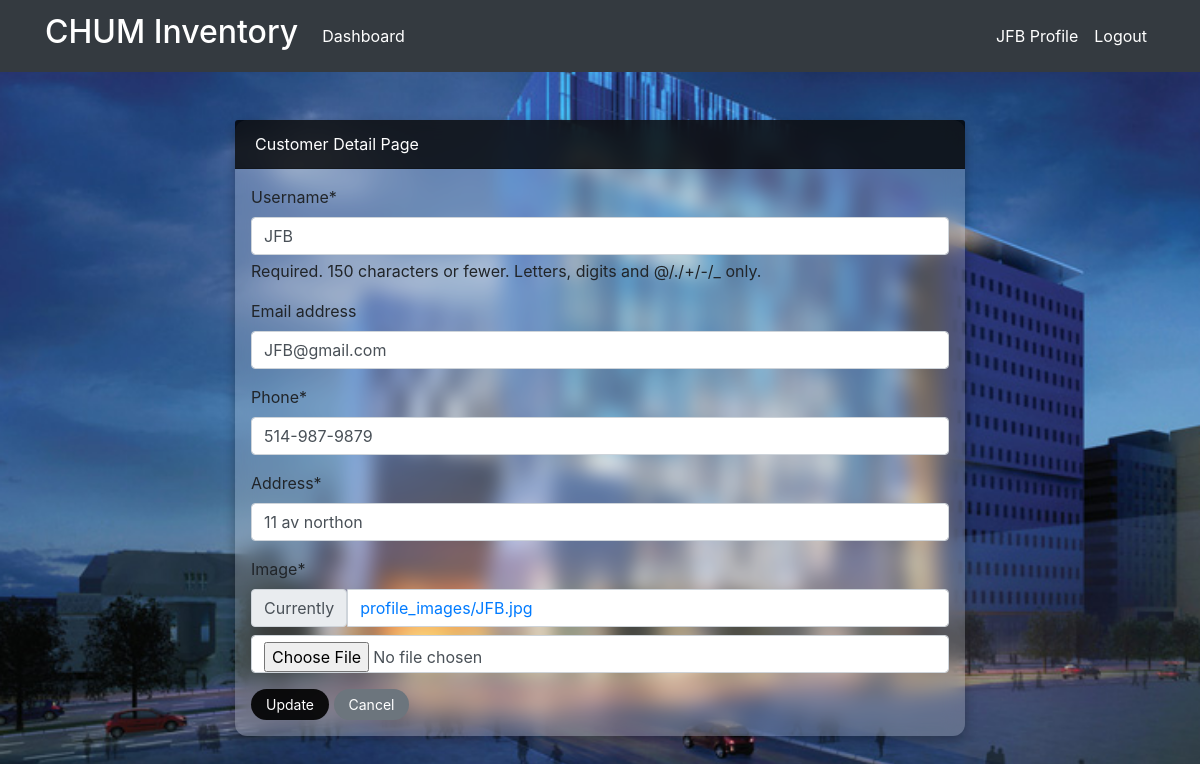
Page /profile/update (signed in) on the earlier database version.
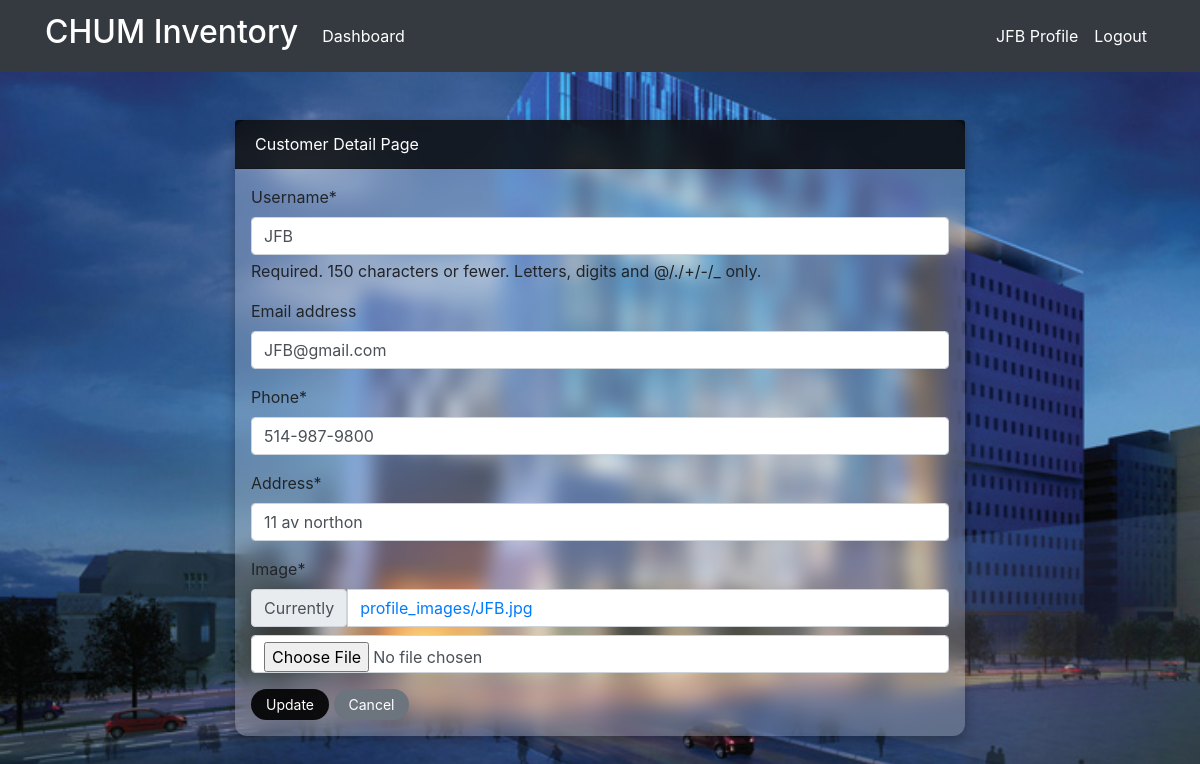
Same page on the later database version.
### user/models.py (models this page shows, shortened)
class Profile(models.Model):
    customer = models.OneToOneField(User, on_delete=models.CASCADE, null=True)
    address = models.CharField(max_length=200, null=True)
    phone = models.CharField(max_length=50, null=True)
    image = models.ImageField(default='default.png', upload_to='profile_images')

### user/views.py (the view)
# urls.py: path('profile/update', user_view.profile_update, name= 'user-profile-update'),
def profile_update(request):
    if request.method == 'POST':
        u_form = UserUpdateForm(request.POST, instance=request.user)
        p_form = ProfileUpdateForm(
            request.POST, request.FILES, instance=request.user.profile)
        if u_form.is_valid() and p_form.is_valid():
            u_form.save()
            p_form.save()
            return redirect('user-profile')
    else:
        u_form = UserUpdateForm(instance=request.user)
        p_form = ProfileUpdateForm(instance=request.user.profile)
    context = {
        'u_form': u_form,
        'p_form': p_form,
    }
    return render(request, 'user/profile_update.html', context)

### user/forms.py
class UserUpdateForm(forms.ModelForm):
    class Meta:
        model = User
        fields = ['username', 'email']

class ProfileUpdateForm(forms.ModelForm):
    class Meta:
        model = Profile
        fields = ['phone', 'address', 'image']

### templates/user/profile_update.html (shortened to what this page needs)
{% extends 'partials/base.html' %}
{% load crispy_forms_tags %}
{% block content %}
<div class="container mt-5">
    <div class="row justify-content-center">
        <div class="col-md-8">
            <div class="card">
                <div class="card-header">
                    Customer Detail Page
                </div>
                <div class="row p-3">
                    <div class="col-md-12">
                        <form id="profileForm" method="POST" enctype="multipart/form-data" onsubmit="handleFormSubmit(event)">
                            {{ u_form|crispy }}
                            {{ p_form|crispy }}
                            <div class="text-left mt-3">
                                <button type="submit" class="btn btn-info">Update</button>
                                <a href="{% url 'user-profile' %}" class="btn btn-secondary">Cancel</a>
                            </div>
                        </form>
                    </div>
                </div>
            </div>
        </div>
    </div>
</div>
{% endblock %}

Differences in the rows shown:
changed Profile "11 av northon": phone "514-987-9879" → "514-987-9800"
